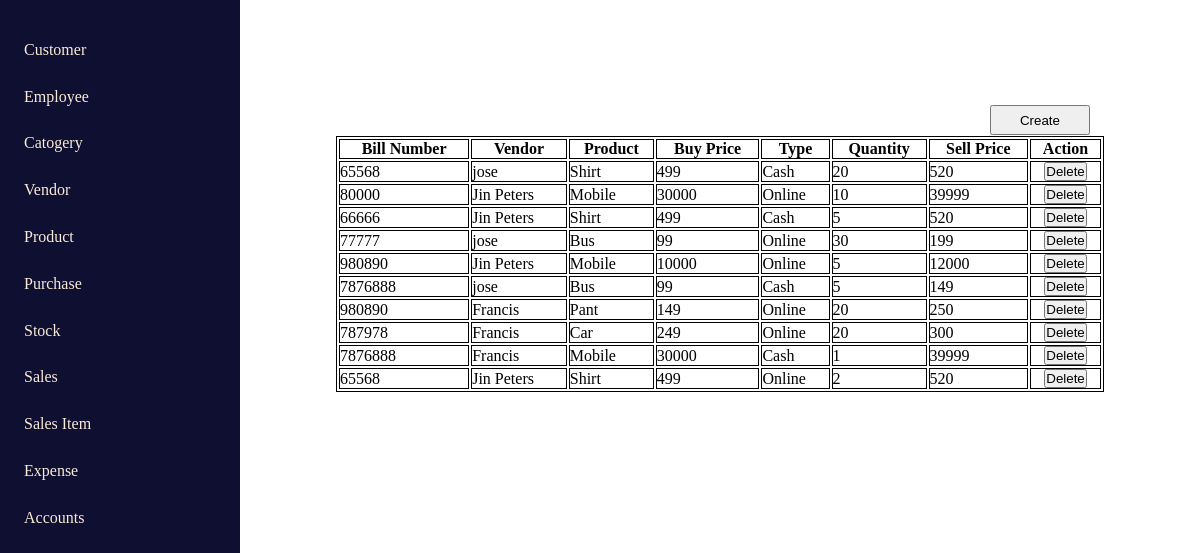
Before: /purchase with the older database file.
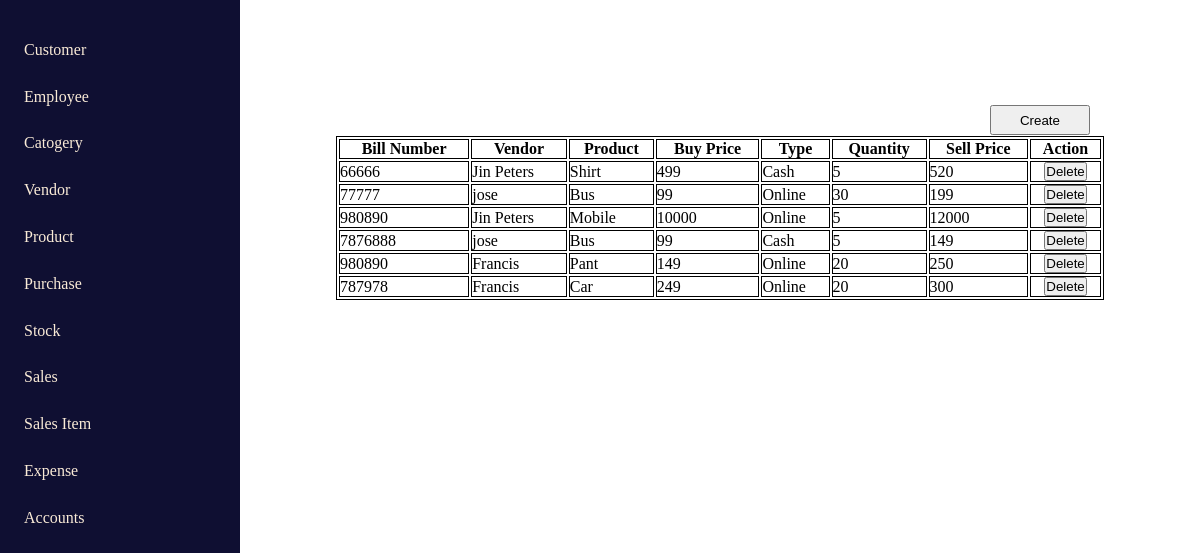
After: the same page with the newer database file.
### home/models.py (models this page shows, shortened)
class purchaseFormData(models.Model):
    bill = models.TextField(max_length=200)
    vendor = models.ForeignKey(vendorContactForm, on_delete=models.CASCADE)
    product = models.ForeignKey(productFormData, on_delete=models.CASCADE)
    buy = models.TextField(max_length=200)
    type = models.CharField(max_length=200, default='Cash')
    quantity = models.TextField(max_length=200, null=True, blank=True)
    sell = models.TextField(max_length=200)

class vendorContactForm(models.Model):
    name = models.CharField(max_length=200)
    phone = models.CharField(max_length=200)
    email = models.EmailField(max_length=200)

class productFormData(models.Model):
    product = models.ForeignKey(categoryFormData, on_delete=models.CASCADE)
    name = models.TextField(max_length=200)
    price = models.TextField(max_length=200)

### home/views.py (the view)
# urls.py: path('purchase', purchase, name='purchase'),
def purchase(request):
    purchase = purchaseFormData.objects.all()
    return render(request, 'purchase.html', {'purchase': purchase})

### templates/purchase.html (shortened to what this page needs)
{% extends "index.html" %}
{% block purchase_content %}
<div class="table_container">
    <button class="create_btn"><a href="{% url 'purchaseForm' %}" style = "color : black;">Create</a></button>
    <table>
        <tbody>
            <th>Bill Number</th>
            <th>Vendor</th>
            <th>Product</th>
            <th>Buy Price</th>
            <th>Type</th>
            <th>Quantity</th>
            <th>Sell Price</th>
            <th>Action</th>
        </tbody>
        <tbody>
            {% for f in purchase %}
            <tr>
                <td>{{f.bill}}</td>
                <td>{{f.vendor.name}}</td>
                <td>{{f.product.name}}</td>
                <td>{{f.buy}}</td>
                <td>{{f.type}}</td>
                <td>{{f.quantity}}</td>
                <td>{{f.sell}}</td>
                <td class="action">
                    <button><a href="{% url 'deleteDataPurchase' f.id %}" style = "color : black;">Delete</a></button>
                </td>
            </tr>
            {% endfor %}
        </tbody>
    </table>
    {% endblock purchase_content %}

Changed rows visible on the page:
removed purchaseFormData: bill "65568", vendor.name "jose", product.name "Shirt", buy "499", type "Cash", quantity "20", sell "520"
removed purchaseFormData: bill "80000", vendor.name "Jin Peters", product.name "Mobile", buy "30000", type "Online", quantity "10", sell "39999"
removed purchaseFormData: bill "7876888", vendor.name "Francis", product.name "Mobile", buy "30000", type "Cash", quantity "1", sell "39999"
removed purchaseFormData: bill "65568", vendor.name "Jin Peters", product.name "Shirt", buy "499", type "Online", quantity "2", sell "520"
